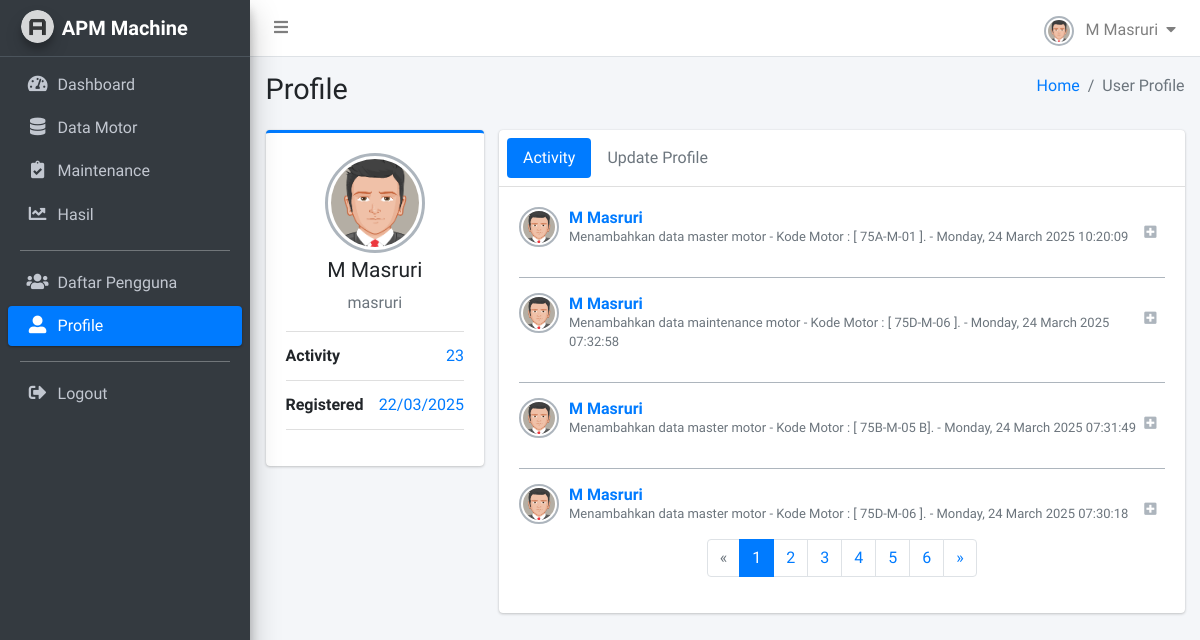
Before: /apm-machine/profile/1/ (signed in) with the older database file.
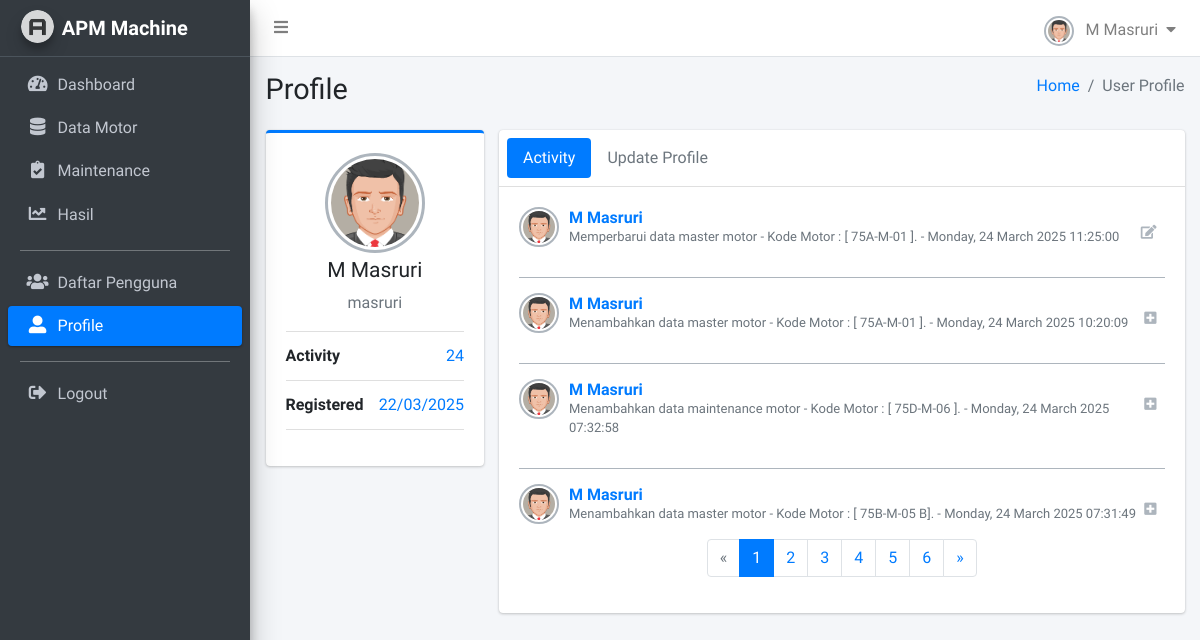
After: the same page with the newer database file.
### monitoring/models.py (models this page shows, shortened)
class LogActivity(models.Model):
    user = models.ForeignKey(User, on_delete=models.CASCADE)
    action = models.CharField(max_length=100)
    description = models.TextField()
    timestamp = models.DateTimeField(auto_now_add=True)
    class Meta:
        verbose_name = "Logs Activity"
        verbose_name_plural = "Logs Aktifitas Pengguna"

### monitoring/views/users.py (the view)
# urls.py: path("profile/<int:user_id>/", profile, name="profile"),
@login_required(login_url='login')
def profile(request, user_id):
    logs_list = LogActivity.objects.filter(user_id=user_id).order_by('-timestamp')
    paginator = Paginator(logs_list, 4)
    page_number = request.GET.get('page')
    logs = paginator.get_page(page_number)
    context = {
        'logs': logs,
        'logs_list': logs_list
    }
    return render(request, 'profile.html', context)

### templates/profile.html (shortened to what the changed rows need)
{% load static %}
<!DOCTYPE html>
<html lang="en">
<head>
    <link rel="stylesheet" href="{% static 'plugins/fontawesome-free/css/all.min.css' %}">
    <link rel='stylesheet' href='https://cdnjs.cloudflare.com/ajax/libs/font-awesome/4.0.3/css/font-awesome.css'>
    <link rel="stylesheet" href="{% static 'plugins/sweetalert2-theme-bootstrap-4/bootstrap-4.min.css' %}">
    <link rel="stylesheet" href="{% static 'plugins/toastr/toastr.min.css' %}">
    <link rel="stylesheet" href="{% static 'dist/css/adminlte.min.css' %}">
</head>
<body class="hold-transition sidebar-mini layout-fixed layout-navbar-fixed layout-footer-fixed">
    <div class="wrapper">
        {% include 'snippets/sidebar.html' %}
        <div class="content-wrapper">
            <section class="content-header">
            <div class="container-fluid">
                <div class="row mb-2">
                <div class="col-sm-6">
                    <h1>Profile</h1>
                </div>
                </div>
            </div>
            </section>
            <section class="content">
                <div class="container-fluid">
                    <div class="row">
                        <div class="col-md-3">
                            <div class="card card-primary card-outline">
                                <div class="card-body box-profile">
                                    <ul class="list-group list-group-unbordered mb-3">
                                        <li class="list-group-item">
                                            <b>Activity</b> <a class="float-right">{{logs_list.count}}</a>
                                        </li>
                                    </ul>
                                </div>
                            </div>
                        </div>
                        <div class="col-md-9">
                            <div class="card">
                                <div class="card-body">
                                    <div class="tab-content">
                                        <div class="active tab-pane" id="activity">
                                            {% for l in logs %}
                                            <div class="post clearfix">
                                                <div class="user-block">
                                                    <img class="img-circle img-bordered-sm" src="{% static 'dist/img/user.jpg' %}" alt="User Image">
                                                    <span class="username">
                                                    <a href="#">{{l.user.first_name}} {{l.user.last_name}} </a>
                                                    <span class="float-right btn-tool">
                                                        {% if l.action == "Add" %}
                                                        <i class="fas fa-plus-square"></i>
                                                        {% elif l.action == "Change" %}
                                                        <i class="fas fa-edit"></i>
                                                        {% else %}
                                                        <i class="fas fa-trash"></i>
                                                        {% endif %}
                                                    </span>
                                                    </span>
                                                    <span class="description">{{l.description}} - {{l.timestamp|date:'l, d F Y H:i:s'}}</span>
                                                </div>
                                            </div>
                                            {% empty %}
                                            <p class="text-center">Tidak ada aktivitas.</p>
                                            {% endfor %}
                                            {% if logs.has_other_pages %}
                                            <nav>
                                                <ul class="pagination justify-content-center">
                                                    {% for num in logs.paginator.page_range %}
                                                    <li class="page-item {% if logs.number == num %}active{% endif %}">
                                                        <a class="page-link" href="?page={{ num }}">{{ num }}</a>
                                                    </li>
                                                    {% endfor %}
                                                </ul>
                                            </nav>
                                            {% endif %}
                                        </div>
                                    </div>
                                </div>
                            </div>
                        </div>
                    </div>
                </div>
            </section>
        </div>
    </div>
</body>
</html>

Changed rows visible on the page:
no longer on this page (row unchanged): LogActivity: user.first_name "M", user.last_name "Masruri", action "Add" (drawn), description "Menambahkan data master motor - Kode Motor : [ 75D-M-06 ].", timestamp "Monday, 24 March 2025 07:30:18"
added LogActivity: user.first_name "M", user.last_name "Masruri", action "Change" (drawn), description "Memperbarui data master motor - Kode Motor : [ 75A-M-01 ].", timestamp "Monday, 24 March 2025 11:25:00"
Other visible differences:
{{ logs_list.count }}: "23" → "24"
